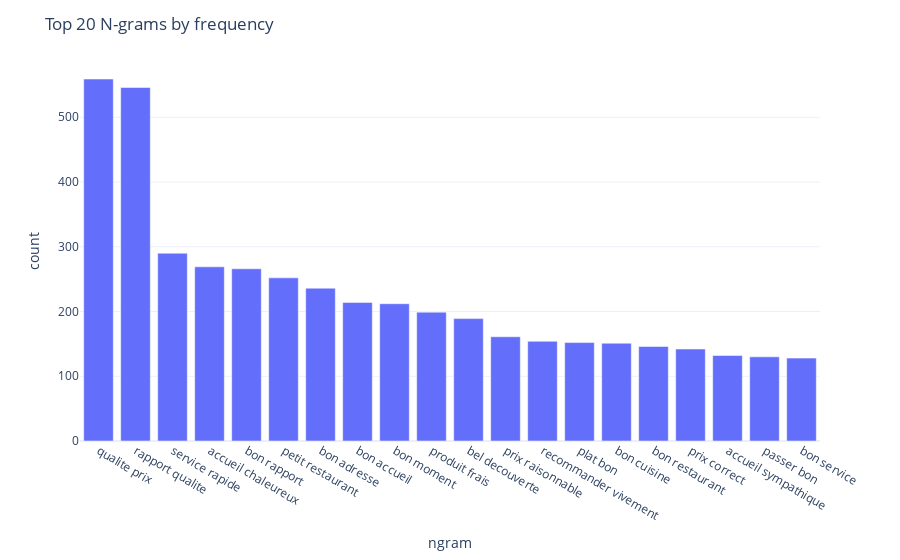

Notebook code for this chart:
### Code cell
plot_top_ngrams(clean_corpus,20,(2,2))

### Figure 1 — Plotly figure (JSON) as saved in the notebook; plotly's stock layout.template omitted (floating-point values rounded to 4 significant figures)
{"data": [{"alignmentgroup": "True", "hovertemplate": "ngram=%{x}<br>count=%{y}<extra></extra>", "legendgroup": "", "marker": {"color": "#636efa", "pattern": {"shape": ""}}, "name": "", "offsetgroup": "", "orientation": "v", "showlegend": false, "textposition": "auto", "type": "bar", "x": ["qualite prix", "rapport qualite", "service rapide", "accueil chaleureux", "bon rapport", "petit restaurant", "bon adresse", "bon accueil", "bon moment", "produit frais", "bel decouverte", "prix raisonnable", "recommander vivement", "plat bon", "bon cuisine", "bon restaurant", "prix correct", "accueil sympathique", "passer bon", "bon service"], "xaxis": "x", "y": [559, 546, 290, 269, 266, 252, 236, 214, 212, 199, 189, 161, 154, 152, 151, 146, 142, 132, 130, 128], "yaxis": "y"}], "layout": {"barmode": "relative", "legend": {"tracegroupgap": 0}, "margin": {"t": 60}, "title": {"text": "Top 20 N-grams by frequency"}, "xaxis": {"anchor": "y", "domain": [0, 1], "title": {"text": "ngram"}}, "yaxis": {"anchor": "x", "domain": [0, 1], "title": {"text": "count"}}}}
